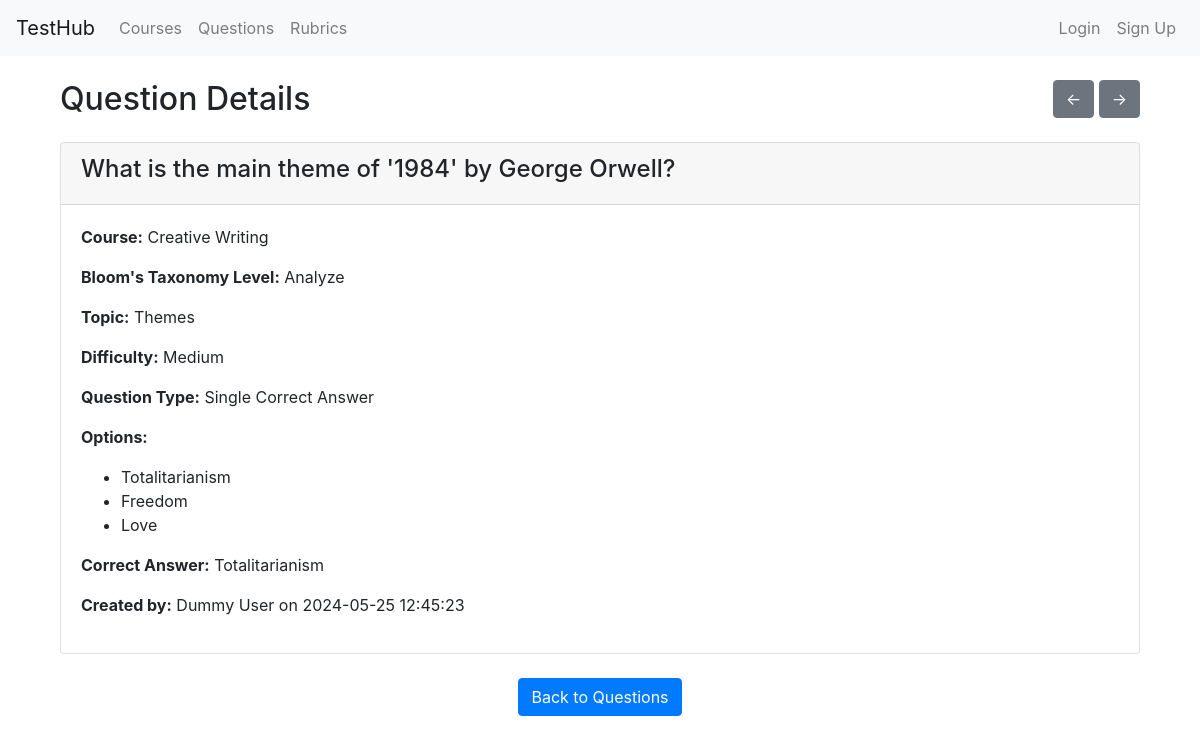
The page /questions/view/3 on the database its author committed.
### models.py (models this page shows, shortened)
class Question(db.Model):
    id = db.Column(db.Integer, primary_key=True)
    content = db.Column(db.Text, nullable=False)
    course_id = db.Column(db.Integer, db.ForeignKey('course.id'), nullable=False)
    bloom_level = db.Column(db.String(50))
    topic = db.Column(db.String(100))
    difficulty = db.Column(db.String(50))
    question_type = db.Column(db.String(50))
    options = db.Column(db.Text)  # To store options for MCQs
    correct_answer = db.Column(db.Text)  # To store correct answer(s)
    pairs = db.Column(db.Text)  # To store pairs for matching questions
    essay_details = db.Column(db.Text)  # To store details for essay questions
    created_by = db.Column(db.String(100), nullable=False)
    created_at = db.Column(db.DateTime, nullable=False, default=datetime.utcnow)
    last_edited_by = db.Column(db.String(100), nullable=True)
    last_edited_at = db.Column(db.DateTime, nullable=True)
    course = db.relationship('Course', backref=db.backref('questions', lazy=True))

class Course(db.Model):
    id = db.Column(db.Integer, primary_key=True)
    name = db.Column(db.String(100), nullable=False)
    course_code = db.Column(db.String(20), nullable=False)
    school = db.Column(db.String(10), nullable=False)
    department = db.Column(db.String(100), nullable=False)
    outcomes = db.relationship('CourseOutcome', backref='course', lazy=True, cascade="all, delete-orphan")

### routes/questions.py (the view)
@question_bp.route('/view/<int:question_id>', methods=['GET'])
def view_question(question_id):
    question = Question.query.get_or_404(question_id)
    course = Course.query.get(question.course_id)
    prev_question = Question.query.filter(Question.id < question_id).order_by(Question.id.desc()).first()
    next_question = Question.query.filter(Question.id > question_id).order_by(Question.id.asc()).first()
    return render_template('question_view.html', question=question, course=course, prev_question=prev_question, next_question=next_question)

### templates/question_view.html (shortened to what this page needs)
{% extends "base.html" %}
{% block content %}
<div class="container mt-4">
  <div class="d-flex justify-content-between align-items-center mb-4">
    <h2 class="mb-0">Question Details</h2>
    <div>
      {% if prev_question %}
        <a class="btn btn-secondary" href="{{ url_for('questions.view_question', question_id=prev_question.id) }}" role="button">&#8592;</a>
      {% endif %}
      {% if next_question %}
        <a class="btn btn-secondary" href="{{ url_for('questions.view_question', question_id=next_question.id) }}" role="button">&#8594;</a>
      {% endif %}
    </div>
  </div>
  <div class="card">
    <div class="card-header">
      <h4>{{ question.content }}</h4>
    </div>
    <div class="card-body">
      <p><strong>Course:</strong> {{ course.name }}</p>
      <p><strong>Bloom's Taxonomy Level:</strong> {{ question.bloom_level }}</p>
      <p><strong>Topic:</strong> {{ question.topic }}</p>
      <p><strong>Difficulty:</strong> {{ question.difficulty }}</p>
      <p><strong>Question Type:</strong> {{ question.question_type }}</p>
      {% if question.question_type in ['Single Correct Answer', 'Multiple Correct Answers'] %}
        <p><strong>Options:</strong></p>
        <ul>
          {% for option in question.options.split(',') %}
          <li>{{ option }}</li>
          {% endfor %}
        </ul>
        <p><strong>Correct Answer:</strong> {{ question.correct_answer }}</p>
      {% elif question.question_type == 'True/False' %}
        <p><strong>Correct Answer:</strong> {{ question.correct_answer }}</p>
      {% elif question.question_type == 'Fill in the Blank' %}
        <p><strong>Correct Answer:</strong> {{ question.correct_answer }}</p>
      {% elif question.question_type == 'Short Answer' %}
        <p><strong>Correct Answer:</strong> {{ question.correct_answer }}</p>
      {% elif question.question_type == 'Essay' %}
        <p><strong>Essay Details:</strong> {{ question.essay_details }}</p>
      {% endif %}
      <p><strong>Created by:</strong> {{ question.created_by }} on {{ question.created_at.strftime('%Y-%m-%d %H:%M:%S') }}</p>
    </div>
  </div>
  <div class="text-center mt-4">
    <a class="btn btn-primary" href="{{ url_for('questions.list_questions') }}" role="button">Back to Questions</a>
  </div>
</div>
{% endblock %}

### rows shown on the page
Question: content "What is the main theme of '1984' by George Orwell?", bloom_level "Analyze", topic "Themes", difficulty "Medium", question_type "Single Correct Answer", correct_answer "Totalitarianism", created_by "Dummy User", created_at "2024-05-25 12:45:23"
Course: name "Creative Writing"

### other values the page prints
{{ option }} "Totalitarianism" "Freedom" "Love"
